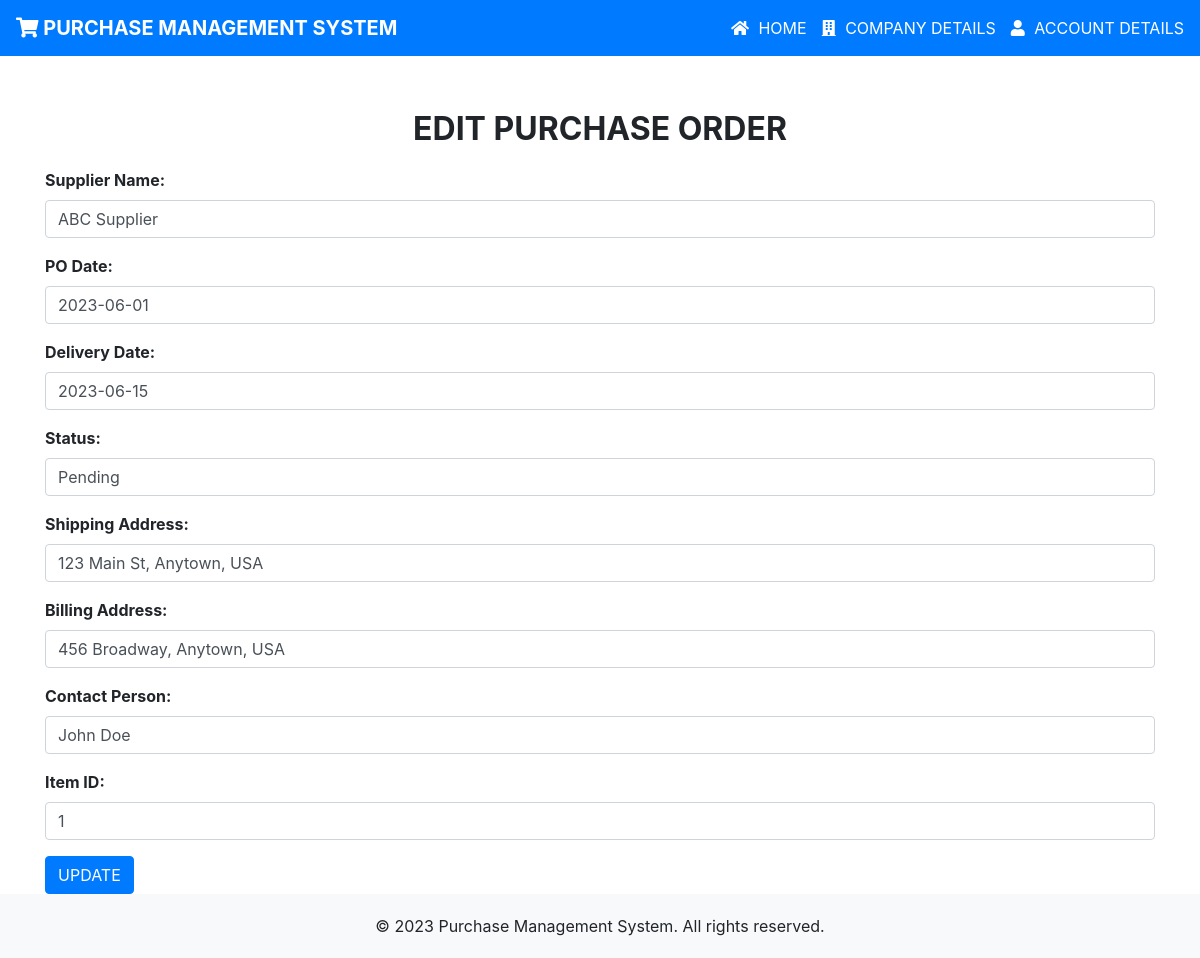
Page /editPurchaseOrder.php?id=1 on the committed database.
### tables this page shows
CREATE TABLE `new_purchase_order` (
  `POID` int(20) NOT NULL,
  `SupplierName` varchar(255) NOT NULL,
  `PODate` date NOT NULL,
  `DeliveryDate` date NOT NULL,
  `Status` varchar(255) NOT NULL,
  `ShippingAddress` varchar(255) NOT NULL,
  `BillingAddress` varchar(255) NOT NULL,
  `ContactPerson` varchar(255) NOT NULL,
  `ItemID` varchar(20) NOT NULL
);

### editPurchaseOrder.php (the view, shortened to what this page needs)
<!DOCTYPE html>
<html>
<head>
  <link rel="stylesheet" href="https://maxcdn.bootstrapcdn.com/bootstrap/4.5.2/css/bootstrap.min.css">
  <link rel="stylesheet" href="https://cdnjs.cloudflare.com/ajax/libs/font-awesome/5.15.3/css/all.min.css">
</head>
<body>
  <nav class="navbar navbar-expand-lg navbar-dark fixed-top">
    <a class="navbar-brand" href="#">
      <i class="fas fa-shopping-cart"></i>
      Purchase Management System
    </a>
    <ul class="navbar-nav ml-auto">
      <li class="nav-item info">
        <i class="fas fa-home icon"></i>
        <a href="http://localhost/Project/Index.html">Home</a>
      </li>
      <li class="nav-item info">
        <i class="fas fa-building icon"></i>
        <a href="http://localhost/Project/ComapanyInfo.html">Company Details</a>
      </li>
      <li class="nav-item info">
        <i class="fas fa-user icon"></i>
        <a href="http://localhost/Project/AccountDetails.php">Account Details</a>
      </li>
    </ul>
  </nav>
  <?php
  if (isset($_GET['id'])) {
    $servername = "localhost";
    $username = "root";
    $password = "";
    $dbname = "pms";
    $conn = new mysqli($servername, $username, $password, $dbname);
    $poid = $_GET['id'];
    $sql = "SELECT * FROM new_purchase_order WHERE POID = '$poid'";
    $result = $conn->query($sql);
    if ($result->num_rows > 0) {
      $row = $result->fetch_assoc();
  ?>
  <div class="container">
    <h2><b>Edit Purchase Order</h2>
    <form action="updatePurchaseOrder.php" method="post">
      <div class="form-group">
        <label for="supplierName">Supplier Name:</label>
        <input type="text" class="form-control" id="supplierName" name="supplierName" value="<?php echo $row['SupplierName']; ?>" required>
      </div>
      <div class="form-group">
        <label for="poDate">PO Date:</label>
        <input class="form-control" id="poDate" name="poDate" placeholder=YYYY-MM-DD value="<?php echo $row['PODate']; ?>" required>
      </div>
      <div class="form-group">
        <label for="deliveryDate">Delivery Date:</label>
        <input class="form-control" id="deliveryDate" name="deliveryDate" placeholder=YYYY-MM-DD value="<?php echo $row['DeliveryDate']; ?>" required>
      </div>
      <div class="form-group">
        <label for="status">Status:</label>
        <input type="text" class="form-control" id="status" name="status" value="<?php echo $row['Status']; ?>" required>
      </div>
      <div class="form-group">
        <label for="shippingAddress">Shipping Address:</label>
        <input type="text" class="form-control" id="shippingAddress" name="shippingAddress" value="<?php echo $row['ShippingAddress']; ?>" required>
      </div>
      <div class="form-group">
        <label for="billingAddress">Billing Address:</label>
        <input type="text" class="form-control" id="billingAddress" name="billingAddress" value="<?php echo $row['BillingAddress']; ?>" required>
      </div>
      <div class="form-group">
        <label for="contactPerson">Contact Person:</label>
        <input type="text" class="form-control" id="contactPerson" name="contactPerson" value="<?php echo $row['ContactPerson']; ?>" required>
      </div>
      <div class="form-group">
        <label for="itemId">Item ID:</label>
        <input type="text" class="form-control" id="itemId" name="itemId" value="<?php echo $row['ItemID']; ?>" required>
      </div>
      <button type="submit" class="btn btn-primary">UPDATE</button>
    </form>
  </div>
  <?php
    } else {
      echo "No purchase order found with the given ID.";
    }
  } else {
    echo "No POID parameter provided.";
  }
  ?>
  <footer class="footer">
    <p>&copy; 2023 Purchase Management System. All rights reserved.</p>
  </footer>
</body>
</html>

### editPurchaseOrder.php (style rules this page uses)
body { padding-top: 70px; display: flex; flex-direction: column; min-height: 100vh; }
.container { margin-top: 40px; }
.navbar { background-color: #007bff; text-transform: uppercase; }
.navbar-brand, .navbar-nav .nav-link { color: #fff; }
.navbar-brand { font-weight: bold; }
a { color: white; }
.navbar-nav .nav-item.info a { color: white; }
.icon { margin-right: 5px; color: white; }
.footer { background-color: #f8f9fa; padding: 20px 0; text-align: center; margin-top: auto; }
.footer p { margin-bottom: 0; }
h2 { text-transform: uppercase; text-align: center; margin-bottom: 20px; }
.navbar-nav .nav-item.info { margin-left: 15px; }

### rows in the picture
new_purchase_order: supplierName "ABC Supplier", poDate "2023-06-01", deliveryDate "2023-06-15", status "Pending", shippingAddress "123 Main St, Anytown, USA", billingAddress "456 Broadway, Anytown, USA", contactPerson "John Doe", itemId "1"
